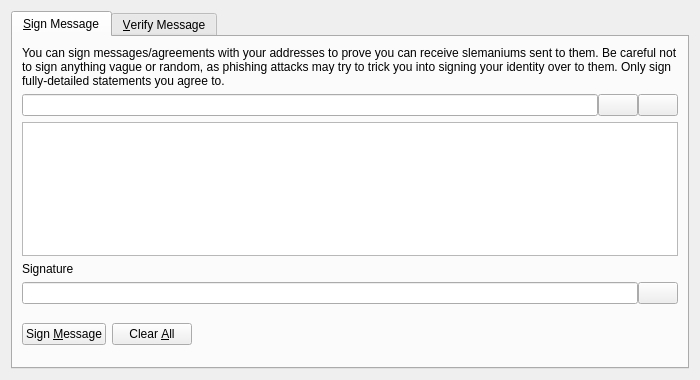
<?xml version="1.0" encoding="UTF-8"?>
<ui version="4.0">
 <class>SignVerifyMessageDialog</class>
 <widget class="QDialog" name="SignVerifyMessageDialog">
  <property name="geometry">
   <rect>
    <x>0</x>
    <y>0</y>
    <width>700</width>
    <height>380</height>
   </rect>
  </property>
  <property name="windowTitle">
   <string>Signatures - Sign / Verify a Message</string>
  </property>
  <property name="modal">
   <bool>true</bool>
  </property>
  <layout class="QVBoxLayout" name="verticalLayout">
   <item>
    <widget class="QTabWidget" name="tabWidget">
     <property name="currentIndex">
      <number>0</number>
     </property>
     <widget class="QWidget" name="tabSignMessage">
      <attribute name="title">
       <string>&amp;Sign Message</string>
      </attribute>
      <layout class="QVBoxLayout" name="verticalLayout_SM">
       <item>
        <widget class="QLabel" name="infoLabel_SM">
         <property name="text">
          <string>You can sign messages/agreements with your addresses to prove you can receive slemaniums sent to them. Be careful not to sign anything vague or random, as phishing attacks may try to trick you into signing your identity over to them. Only sign fully-detailed statements you agree to.</string>
         </property>
         <property name="textFormat">
          <enum>Qt::PlainText</enum>
         </property>
         <property name="wordWrap">
          <bool>true</bool>
         </property>
        </widget>
       </item>
       <item>
        <layout class="QHBoxLayout" name="horizontalLayout_1_SM">
         <property name="spacing">
          <number>0</number>
         </property>
         <item>
          <widget class="QValidatedLineEdit" name="addressIn_SM">
           <property name="toolTip">
            <string>The Slemanium address to sign the message with</string>
           </property>
          </widget>
         </item>
         <item>
          <widget class="QPushButton" name="addressBookButton_SM">
           <property name="toolTip">
            <string>Choose previously used address</string>
           </property>
           <property name="text">
            <string/>
           </property>
           <property name="icon">
            <iconset resource="../slemanium.qrc">
             <normaloff>:/icons/address-book</normaloff>:/icons/address-book</iconset>
           </property>
           <property name="shortcut">
            <string>Alt+A</string>
           </property>
           <property name="autoDefault">
            <bool>false</bool>
           </property>
          </widget>
         </item>
         <item>
          <widget class="QPushButton" name="pasteButton_SM">
           <property name="toolTip">
            <string>Paste address from clipboard</string>
           </property>
           <property name="text">
            <string/>
           </property>
           <property name="icon">
            <iconset resource="../slemanium.qrc">
             <normaloff>:/icons/editpaste</normaloff>:/icons/editpaste</iconset>
           </property>
           <property name="shortcut">
            <string>Alt+P</string>
           </property>
           <property name="autoDefault">
            <bool>false</bool>
           </property>
          </widget>
         </item>
        </layout>
       </item>
       <item>
        <widget class="QPlainTextEdit" name="messageIn_SM">
         <property name="toolTip">
          <string>Enter the message you want to sign here</string>
         </property>
        </widget>
       </item>
       <item>
        <widget class="QLabel" name="signatureLabel_SM">
         <property name="text">
          <string>Signature</string>
         </property>
         <property name="textFormat">
          <enum>Qt::PlainText</enum>
         </property>
        </widget>
       </item>
       <item>
        <layout class="QHBoxLayout" name="horizontalLayout_2_SM">
         <property name="spacing">
          <number>0</number>
         </property>
         <item>
          <widget class="QLineEdit" name="signatureOut_SM">
           <property name="font">
            <font>
             <italic>true</italic>
            </font>
           </property>
           <property name="readOnly">
            <bool>true</bool>
           </property>
          </widget>
         </item>
         <item>
          <widget class="QPushButton" name="copySignatureButton_SM">
           <property name="toolTip">
            <string>Copy the current signature to the system clipboard</string>
           </property>
           <property name="text">
            <string/>
           </property>
           <property name="icon">
            <iconset resource="../slemanium.qrc">
             <normaloff>:/icons/editcopy</normaloff>:/icons/editcopy</iconset>
           </property>
           <property name="autoDefault">
            <bool>false</bool>
           </property>
          </widget>
         </item>
        </layout>
       </item>
       <item>
        <layout class="QHBoxLayout" name="horizontalLayout_3_SM">
         <item>
          <widget class="QPushButton" name="signMessageButton_SM">
           <property name="toolTip">
            <string>Sign the message to prove you own this Slemanium address</string>
           </property>
           <property name="text">
            <string>Sign &amp;Message</string>
           </property>
           <property name="icon">
            <iconset resource="../slemanium.qrc">
             <normaloff>:/icons/edit</normaloff>:/icons/edit</iconset>
           </property>
           <property name="autoDefault">
            <bool>false</bool>
           </property>
          </widget>
         </item>
         <item>
          <widget class="QPushButton" name="clearButton_SM">
           <property name="toolTip">
            <string>Reset all sign message fields</string>
           </property>
           <property name="text">
            <string>Clear &amp;All</string>
           </property>
           <property name="icon">
            <iconset resource="../slemanium.qrc">
             <normaloff>:/icons/remove</normaloff>:/icons/remove</iconset>
           </property>
           <property name="autoDefault">
            <bool>false</bool>
           </property>
          </widget>
         </item>
         <item>
          <spacer name="horizontalSpacer_1_SM">
           <property name="orientation">
            <enum>Qt::Horizontal</enum>
           </property>
           <property name="sizeHint" stdset="0">
            <size>
             <width>40</width>
             <height>48</height>
            </size>
           </property>
          </spacer>
         </item>
         <item>
          <widget class="QLabel" name="statusLabel_SM">
           <property name="font">
            <font>
             <weight>75</weight>
             <bold>true</bold>
            </font>
           </property>
           <property name="text">
            <string/>
           </property>
           <property name="wordWrap">
            <bool>true</bool>
           </property>
          </widget>
         </item>
         <item>
          <spacer name="horizontalSpacer_2_SM">
           <property name="orientation">
            <enum>Qt::Horizontal</enum>
           </property>
           <property name="sizeHint" stdset="0">
            <size>
             <width>40</width>
             <height>48</height>
            </size>
           </property>
          </spacer>
         </item>
        </layout>
       </item>
      </layout>
     </widget>
     <widget class="QWidget" name="tabVerifyMessage">
      <attribute name="title">
       <string>&amp;Verify Message</string>
      </attribute>
      <layout class="QVBoxLayout" name="verticalLayout_VM">
       <item>
        <widget class="QLabel" name="infoLabel_VM">
         <property name="text">
          <string>Enter the receiver's address, message (ensure you copy line breaks, spaces, tabs, etc. exactly) and signature below to verify the message. Be careful not to read more into the signature than what is in the signed message itself, to avoid being tricked by a man-in-the-middle attack. Note that this only proves the signing party receives with the address, it cannot prove sendership of any transaction!</string>
         </property>
         <property name="textFormat">
          <enum>Qt::PlainText</enum>
         </property>
         <property name="alignment">
          <set>Qt::AlignLeading|Qt::AlignLeft|Qt::AlignTop</set>
         </property>
         <property name="wordWrap">
          <bool>true</bool>
         </property>
        </widget>
       </item>
       <item>
        <layout class="QHBoxLayout" name="horizontalLayout_1_VM">
         <property name="spacing">
          <number>0</number>
         </property>
         <item>
          <widget class="QValidatedLineEdit" name="addressIn_VM">
           <property name="toolTip">
            <string>The Slemanium address the message was signed with</string>
           </property>
          </widget>
         </item>
         <item>
          <widget class="QPushButton" name="addressBookButton_VM">
           <property name="toolTip">
            <string>Choose previously used address</string>
           </property>
           <property name="text">
            <string/>
           </property>
           <property name="icon">
            <iconset resource="../slemanium.qrc">
             <normaloff>:/icons/address-book</normaloff>:/icons/address-book</iconset>
           </property>
           <property name="shortcut">
            <string>Alt+A</string>
           </property>
           <property name="autoDefault">
            <bool>false</bool>
           </property>
          </widget>
         </item>
        </layout>
       </item>
       <item>
        <widget class="QPlainTextEdit" name="messageIn_VM"/>
       </item>
       <item>
        <widget class="QValidatedLineEdit" name="signatureIn_VM"/>
       </item>
       <item>
        <layout class="QHBoxLayout" name="horizontalLayout_2_VM">
         <item>
          <widget class="QPushButton" name="verifyMessageButton_VM">
           <property name="toolTip">
            <string>Verify the message to ensure it was signed with the specified Slemanium address</string>
           </property>
           <property name="text">
            <string>Verify &amp;Message</string>
           </property>
           <property name="icon">
            <iconset resource="../slemanium.qrc">
             <normaloff>:/icons/transaction_0</normaloff>:/icons/transaction_0</iconset>
           </property>
           <property name="autoDefault">
            <bool>false</bool>
           </property>
          </widget>
         </item>
         <item>
          <widget class="QPushButton" name="clearButton_VM">
           <property name="toolTip">
            <string>Reset all verify message fields</string>
           </property>
           <property name="text">
            <string>Clear &amp;All</string>
           </property>
           <property name="icon">
            <iconset resource="../slemanium.qrc">
             <normaloff>:/icons/remove</normaloff>:/icons/remove</iconset>
           </property>
           <property name="autoDefault">
            <bool>false</bool>
           </property>
          </widget>
         </item>
         <item>
          <spacer name="horizontalSpacer_1_VM">
           <property name="orientation">
            <enum>Qt::Horizontal</enum>
           </property>
           <property name="sizeHint" stdset="0">
            <size>
             <width>40</width>
             <height>48</height>
            </size>
           </property>
          </spacer>
         </item>
         <item>
          <widget class="QLabel" name="statusLabel_VM">
           <property name="font">
            <font>
             <weight>75</weight>
             <bold>true</bold>
            </font>
           </property>
           <property name="text">
            <string/>
           </property>
           <property name="wordWrap">
            <bool>true</bool>
           </property>
          </widget>
         </item>
         <item>
          <spacer name="horizontalSpacer_2_VM">
           <property name="orientation">
            <enum>Qt::Horizontal</enum>
           </property>
           <property name="sizeHint" stdset="0">
            <size>
             <width>40</width>
             <height>48</height>
            </size>
           </property>
          </spacer>
         </item>
        </layout>
       </item>
      </layout>
     </widget>
    </widget>
   </item>
  </layout>
 </widget>
 <customwidgets>
  <customwidget>
   <class>QValidatedLineEdit</class>
   <extends>QLineEdit</extends>
   <header>qvalidatedlineedit.h</header>
  </customwidget>
 </customwidgets>
 <resources>
  <include location="../slemanium.qrc"/>
 </resources>
 <connections/>
</ui>
